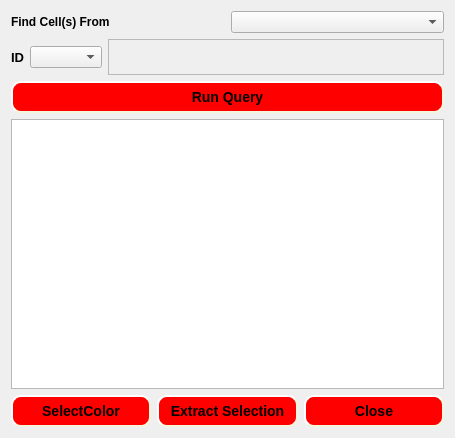
<?xml version="1.0" encoding="UTF-8"?>
<ui version="4.0">
 <class>CellDisplayDialog</class>
 <widget class="QWidget" name="CellDisplayDialog">
  <property name="geometry">
   <rect>
    <x>0</x>
    <y>0</y>
    <width>455</width>
    <height>438</height>
   </rect>
  </property>
  <property name="windowTitle">
   <string>Form</string>
  </property>
  <property name="autoFillBackground">
   <bool>false</bool>
  </property>
  <property name="styleSheet">
   <string notr="true">/*-----QWidget-----*/
QWidget
{
	rgb(171, 171, 171)
	border-color: rgb(255, 255, 255);
}


QPushButton {
    background-color: red;
    border-style: outset;
    border-width: 2px;
    border-radius: 10px;
    border-color: beige;
    font: bold 14px;
    min-width: 10em;
    padding: 6px;
}
QPushButton:pressed {
    background-color: rgb(224, 0, 0);
    border-style: inset;
}
QLineEdit
{
   border:1px solid#cccccc
	border-color: rgb(255, 250, 212);
}

QPushButton::hover
{
	
	background-color: rgb(65, 138, 255);

}


/*-----QLineEdit-----*/
QLineEdit{

	font-weight: bold;
	border: 5px solid #000000; 
	padding: 5px;

}

</string>
  </property>
  <layout class="QVBoxLayout" name="verticalLayout_3">
   <item>
    <layout class="QVBoxLayout" name="verticalLayout_2">
     <item>
      <layout class="QHBoxLayout" name="horizontalLayout_5">
       <item>
        <layout class="QHBoxLayout" name="horizontalLayout">
         <item>
          <widget class="QLabel" name="label">
           <property name="font">
            <font>
             <pointsize>9</pointsize>
             <weight>75</weight>
             <bold>true</bold>
            </font>
           </property>
           <property name="text">
            <string>Find Cell(s) From</string>
           </property>
          </widget>
         </item>
         <item>
          <widget class="QComboBox" name="ModelSelection">
           <property name="styleSheet">
            <string notr="true">
QPushButton {
    background-color: red;
    border-style: outset;
    border-width: 2px;
    border-radius: 10px;
    border-color: beige;
    font: bold 14px;
    min-width: 10em;
    padding: 6px;
}</string>
           </property>
          </widget>
         </item>
        </layout>
       </item>
      </layout>
     </item>
     <item>
      <layout class="QHBoxLayout" name="horizontalLayout_3">
       <item>
        <widget class="QLabel" name="label_2">
         <property name="font">
          <font>
           <pointsize>10</pointsize>
           <weight>75</weight>
           <bold>true</bold>
          </font>
         </property>
         <property name="text">
          <string>ID</string>
         </property>
        </widget>
       </item>
       <item>
        <widget class="QComboBox" name="IDSelection"/>
       </item>
       <item>
        <widget class="QFrame" name="frame">
         <property name="frameShape">
          <enum>QFrame::StyledPanel</enum>
         </property>
         <property name="frameShadow">
          <enum>QFrame::Raised</enum>
         </property>
         <layout class="QHBoxLayout" name="horizontalLayout_2">
          <item>
           <spacer name="horizontalSpacer">
            <property name="orientation">
             <enum>Qt::Horizontal</enum>
            </property>
            <property name="sizeHint" stdset="0">
             <size>
              <width>280</width>
              <height>16</height>
             </size>
            </property>
           </spacer>
          </item>
         </layout>
        </widget>
       </item>
      </layout>
     </item>
     <item>
      <layout class="QVBoxLayout" name="verticalLayout">
       <item>
        <widget class="QPushButton" name="RunQuery">
         <property name="text">
          <string>Run Query</string>
         </property>
        </widget>
       </item>
       <item>
        <widget class="QTableWidget" name="tableWidget"/>
       </item>
      </layout>
     </item>
     <item>
      <layout class="QHBoxLayout" name="horizontalLayout_4">
       <item>
        <widget class="QPushButton" name="SelectColor">
         <property name="text">
          <string>SelectColor</string>
         </property>
        </widget>
       </item>
       <item>
        <widget class="QPushButton" name="ExtractSelection">
         <property name="text">
          <string>Extract Selection</string>
         </property>
        </widget>
       </item>
       <item>
        <widget class="QPushButton" name="CloseDialog">
         <property name="text">
          <string>Close</string>
         </property>
        </widget>
       </item>
      </layout>
     </item>
    </layout>
   </item>
  </layout>
 </widget>
 <resources/>
 <connections/>
</ui>
